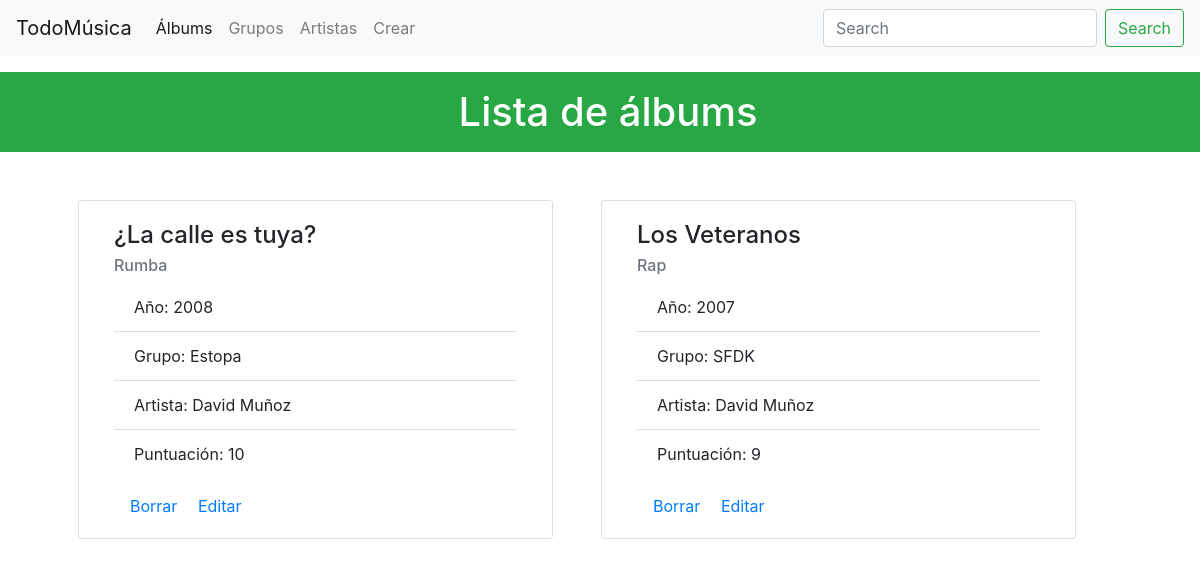
Before: /albums/ with the older database file.
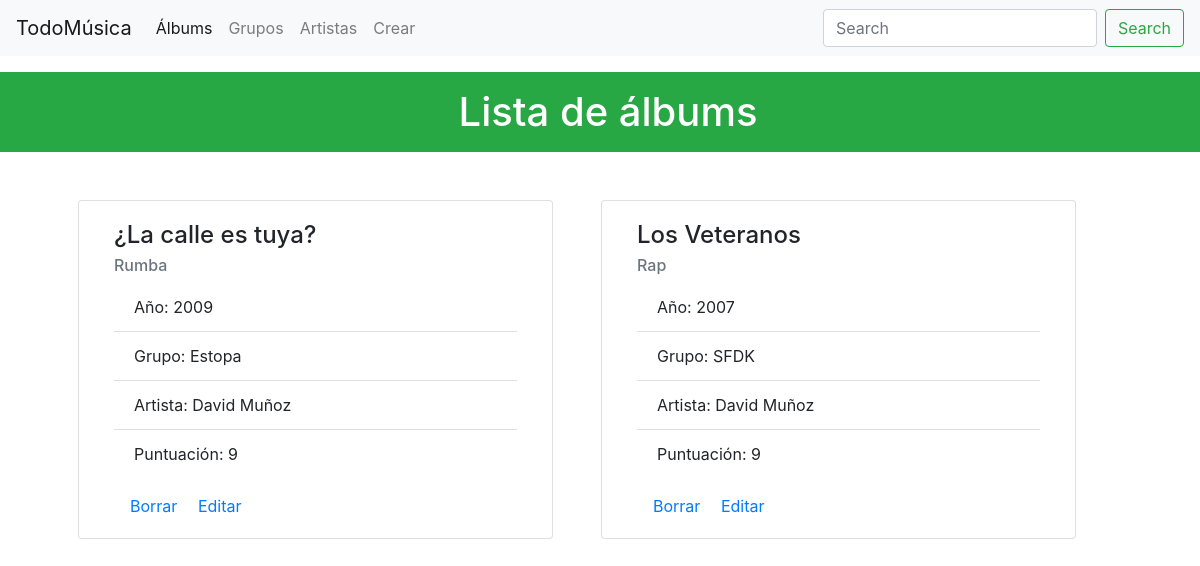
After: the same page with the newer database file.
### miAplicacion/models.py (models this page shows)
class Album(models.Model):
    nombreAlbum = models.CharField(max_length=50, blank=False)
    anio = models.IntegerField(default=0)
    genero = models.CharField(max_length=50, blank=False)
    artista_id = models.ForeignKey(Artista, on_delete=models.CASCADE, blank=True,null=True)
    grupoMusical_id = models.ForeignKey(Grupo_Musical, on_delete=models.CASCADE, blank=True,null=True)
    puntuacion = models.IntegerField(default=0, validators=[MaxValueValidator(10), MinValueValidator(0)])

class Grupo_Musical(models.Model):
    nombreGrupo = models.CharField(max_length=50, blank=False)
    estiloMusica = models.CharField(max_length=50)
    fecha_creacion = models.DateField(blank=False)
    fecha_disolucion = models.DateField(null=True, blank=True, default=None)

class Artista(models.Model):
    nombre = models.CharField(max_length=50, blank=False)
    apellido1 = models.CharField(max_length=50, blank=False)
    apellido2 = models.CharField(max_length=50, blank=False)
    grupo_id = models.ForeignKey(Grupo_Musical, on_delete=models.CASCADE)

### miAplicacion/views.py (the view)
# urls.py: path('albums/',albumsView,name='albums'),
def albumsView(request):
    allAlbums = Album.objects.all()
    context = {'allAlbums': allAlbums}
    return render(request,"albums.html",context)

### templates/albums.html (shortened to what this page needs)
{% include "header.html" %}
<!DOCTYPE html>
<html lang="en">
<head>
    {% load static %}
    <link rel="stylesheet" href="{% static 'css/miEstilo.css' %}">
</head>
<body class="body3">
    <div class="container-fluid bg-success">
        <h1 class="mt-3 ml-3 pt-3 pb-3 text-center text-white">Lista de álbums</h1>
    </div>
<div class="container mt-5">
    <div class="row">
    {% for Album in allAlbums %}
        <div class="card ml-5 mb-5 col-5" style="width: 18rem;">
          <div class="card-body ">
            <h4 class="card-title">{{ Album.nombreAlbum }}</h4>
            <h6 class="card-subtitle mb-2 text-muted">{{ Album.genero }}</h6>
              <ul class="list-group list-group-flush mb-3">
                  <li class="list-group-item">Año: {{ Album.anio }}</li>
                  <li class="list-group-item">Grupo: {{ Album.grupoMusical_id.nombreGrupo }}</li>
                  <li class="list-group-item ">Artista: {{ Album.artista_id.nombre }}   {{ Album.artista_id.apellido1 }}</li>
                  <li class="list-group-item">Puntuación: {{ Album.puntuacion }}</li>
                  </ul>
            <a href="/borrarAlbum/{{Album.id}}" class="card-link ml-3">Borrar </a>
            <a href="/editarAlbum/{{Album.id}}" class="card-link ml-3 ">Editar</a>
          </div>
        </div>
    {% endfor %}
    </div>
</div>
</body>
</html>

Changed rows visible on the page:
changed Album "¿La calle es tuya?": anio "2008" → "2009"; puntuacion "10" → "9"
